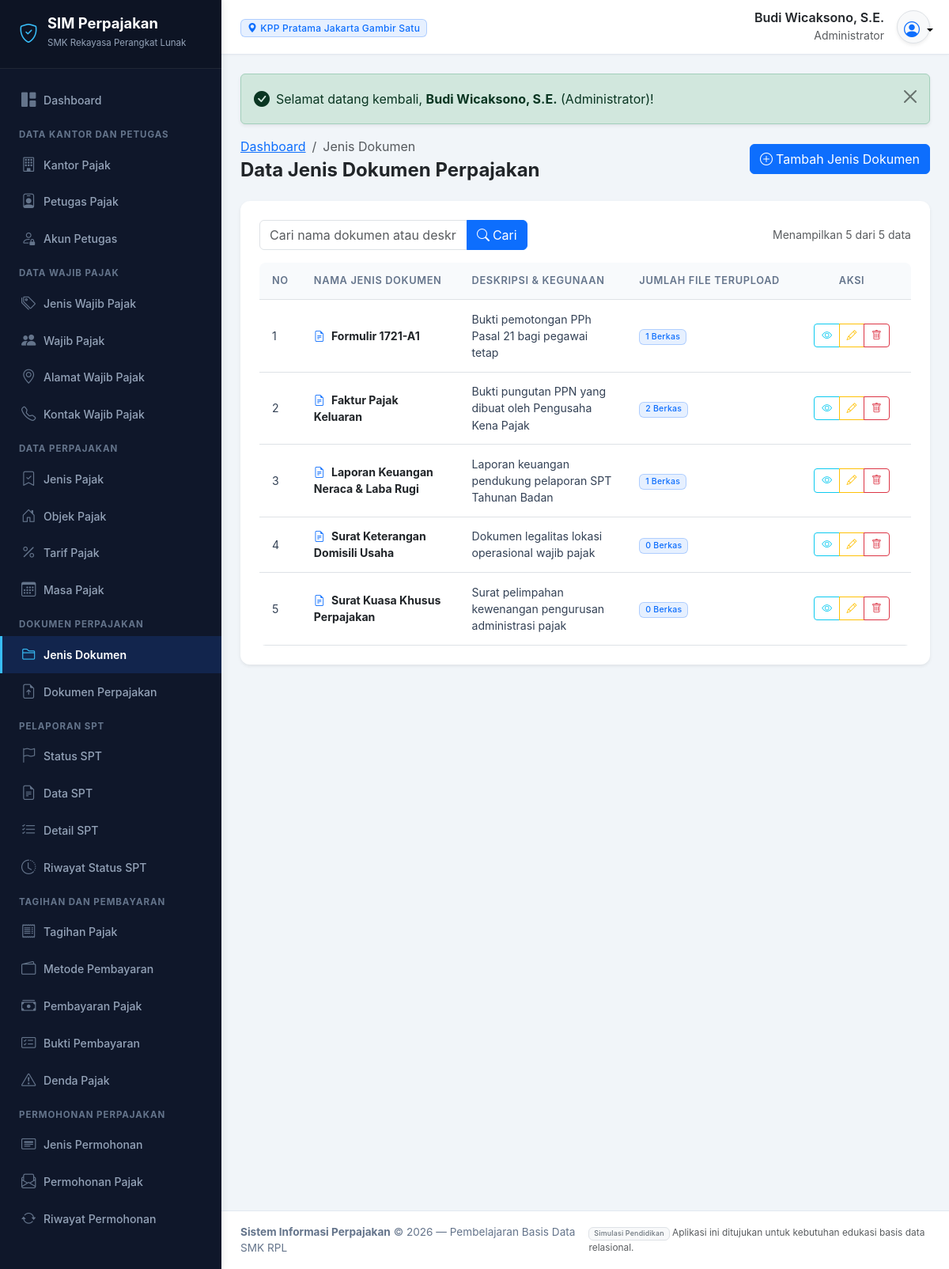
The app's page /modules/jenis_dokumen/index.php (signed in) with its own data.
### tables this page shows
CREATE TABLE `akun_petugas` (
  `id_akun` INT AUTO_INCREMENT PRIMARY KEY,
  `id_petugas` INT NOT NULL UNIQUE,
  `nama_pengguna` VARCHAR(50) NOT NULL UNIQUE,
  `kata_sandi` VARCHAR(255) NOT NULL,
  `peran` VARCHAR(50) NOT NULL,
  `status_akun` ENUM('Aktif', 'Nonaktif') DEFAULT 'Aktif',
  `terakhir_masuk` DATETIME NULL,
  `created_at` TIMESTAMP DEFAULT CURRENT_TIMESTAMP,
  CONSTRAINT `fk_akun_petugas` FOREIGN KEY (`id_petugas`) 
    REFERENCES `petugas_pajak` (`id_petugas`) ON UPDATE CASCADE ON DELETE CASCADE
);

CREATE TABLE `kantor_pajak` (
  `id_kantor` INT AUTO_INCREMENT PRIMARY KEY,
  `kode_kantor` VARCHAR(20) NOT NULL UNIQUE,
  `nama_kantor` VARCHAR(150) NOT NULL,
  `alamat` TEXT NOT NULL,
  `kota` VARCHAR(100) NOT NULL,
  `nomor_telepon` VARCHAR(30) NOT NULL,
  `email` VARCHAR(100) NOT NULL,
  `created_at` TIMESTAMP DEFAULT CURRENT_TIMESTAMP
);

CREATE TABLE `petugas_pajak` (
  `id_petugas` INT AUTO_INCREMENT PRIMARY KEY,
  `id_kantor` INT NOT NULL,
  `nama_petugas` VARCHAR(150) NOT NULL,
  `nomor_identitas` VARCHAR(50) NOT NULL UNIQUE,
  `jabatan` VARCHAR(100) NOT NULL,
  `nomor_telepon` VARCHAR(30) NOT NULL,
  `email` VARCHAR(100) NOT NULL,
  `status` ENUM('Aktif', 'Nonaktif') DEFAULT 'Aktif',
  `created_at` TIMESTAMP DEFAULT CURRENT_TIMESTAMP,
  CONSTRAINT `fk_petugas_kantor` FOREIGN KEY (`id_kantor`) 
    REFERENCES `kantor_pajak` (`id_kantor`) ON UPDATE CASCADE ON DELETE RESTRICT
);

CREATE TABLE `jenis_dokumen` (
  `id_jenis_dokumen` INT AUTO_INCREMENT PRIMARY KEY,
  `nama_dokumen` VARCHAR(150) NOT NULL UNIQUE,
  `deskripsi` TEXT NULL
);

### modules/jenis_dokumen/index.php (the view, shortened to what this page needs)
<?php
require_once __DIR__ . '/../../includes/header.php';
$cari = bersihkan($_GET['cari'] ?? '');
$halaman = max(1, (int)($_GET['halaman'] ?? 1));
$limit = 10;
$offset = ($halaman - 1) * $limit;
$where = '';
$params = [];
$total_data = ambil_satu("SELECT COUNT(*) as total FROM jenis_dokumen $where", $params)['total'];
$query = "
    SELECT jd.*, COUNT(d.id_dokumen) as total_dokumen
    FROM jenis_dokumen jd
    LEFT JOIN dokumen_perpajakan d ON jd.id_jenis_dokumen = d.id_jenis_dokumen
    $where
    GROUP BY jd.id_jenis_dokumen
    ORDER BY jd.id_jenis_dokumen ASC
    LIMIT $limit OFFSET $offset
";
$data_list = ambil_semua($query, $params);
?>
<div class="d-flex flex-column flex-md-row justify-content-between align-items-md-center mb-4 gap-2">
    <div>
        <nav aria-label="breadcrumb">
            <ol class="breadcrumb mb-1">
                <li class="breadcrumb-item"><a href="<?= base_url('dashboard.php') ?>">Dashboard</a></li>
                <li class="breadcrumb-item active" aria-current="page">Jenis Dokumen</li>
            </ol>
        </nav>
        <h4 class="fw-bold mb-0 text-dark">Data Jenis Dokumen Perpajakan</h4>
    </div>
    <div>
        <a href="tambah.php" class="btn btn-primary">
            <i class="bi bi-plus-circle me-1"></i>Tambah Jenis Dokumen
        </a>
    </div>
</div>
<div class="card border-0 shadow-sm">
    <div class="card-body p-3 p-md-4">
        <form method="GET" class="row g-2 mb-3">
            <div class="col-12 col-md-5">
                <div class="input-group">
                    <input type="text" name="cari" class="form-control" placeholder="Cari nama dokumen atau deskripsi..." value="<?= escape($cari) ?>">
                    <button class="btn btn-primary" type="submit"><i class="bi bi-search me-1"></i>Cari</button>
                </div>
            </div>
            <div class="col-12 col-md-7 text-md-end text-muted small d-flex align-items-center justify-content-md-end">
                Menampilkan <?= count($data_list) ?> dari <?= $total_data ?> data
            </div>
        </form>
        <div class="table-responsive">
            <table class="table table-hover align-middle mb-0">
                <thead>
                    <tr>
                        <th style="width: 50px;">No</th>
                        <th>Nama Jenis Dokumen</th>
                        <th>Deskripsi &amp; Kegunaan</th>
                        <th>Jumlah File Terupload</th>
                        <th style="width: 150px;" class="text-center">Aksi</th>
                    </tr>
                </thead>
                <tbody>
                    <?php if (empty($data_list)): ?>
                        <tr><td colspan="5" class="text-center py-4 text-muted">Tidak ada data jenis dokumen.</td></tr>
                    <?php else: ?>
                        <?php $no = $offset + 1; foreach ($data_list as $row): ?>
                            <tr>
                                <td><?= $no++ ?></td>
                                <td>
                                    <div class="fw-bold text-dark"><i class="bi bi-file-earmark-text me-2 text-primary"></i><?= escape($row['nama_dokumen']) ?></div>
                                </td>
                                <td><?= escape($row['deskripsi']) ?></td>
                                <td>
                                    <span class="badge bg-primary bg-opacity-10 text-primary border border-primary border-opacity-25">
                                        <?= (int)$row['total_dokumen'] ?> Berkas
                                    </span>
                                </td>
                                <td class="text-center">
                                    <div class="btn-group btn-action-group" role="group">
                                        <a href="detail.php?id=<?= $row['id_jenis_dokumen'] ?>" class="btn btn-sm btn-outline-info"><i class="bi bi-eye"></i></a>
                                        <a href="edit.php?id=<?= $row['id_jenis_dokumen'] ?>" class="btn btn-sm btn-outline-warning"><i class="bi bi-pencil"></i></a>
                                        <a href="#" class="btn btn-sm btn-outline-danger" onclick="return konfirmasiHapus('hapus.php?id=<?= $row['id_jenis_dokumen'] ?>&csrf_token=<?= csrf_token() ?>', 'Hapus jenis dokumen <strong><?= escape($row['nama_dokumen']) ?></strong>?');"><i class="bi bi-trash"></i></a>
                                    </div>
                                </td>
                            </tr>
                        <?php endforeach; ?>
                    <?php endif; ?>
                </tbody>
            </table>
        </div>
    </div>
</div>
<?php require_once __DIR__ . '/../../includes/footer.php'; ?>

### includes/header.php (shortened to what this page needs)
<?php
require_once __DIR__ . '/fungsi.php';
$user_aktif = pengguna_login();
$nama_user = $user_aktif['nama_petugas'] ?? $_SESSION['nama_pengguna'] ?? 'Petugas';
$peran_user = $user_aktif['peran'] ?? 'Petugas Pajak';
$kantor_user = $user_aktif['nama_kantor'] ?? 'Kantor Pajak';
?>
<!DOCTYPE html>
<html lang="id">
<head>
    <link rel="stylesheet" href="<?= base_url('assets/css/bootstrap.min.css') ?>">
    <link rel="stylesheet" href="<?= base_url('assets/css/bootstrap-icons.min.css') ?>">
    <link rel="stylesheet" href="<?= base_url('assets/css/style.css') ?>">
    <link rel="stylesheet" href="https://cdn.jsdelivr.net/npm/bootstrap-icons@1.11.3/font/bootstrap-icons.min.css" onerror="this.onerror=null;">
</head>
<body>
<div class="app-wrapper">
    <?php require_once __DIR__ . '/sidebar.php'; ?>
    <div class="app-content">
        <header class="app-header">
            <div class="d-flex align-items-center">
                <div class="d-none d-sm-block">
                    <span class="badge bg-primary bg-opacity-10 text-primary border border-primary border-opacity-25 px-2 py-1">
                        <i class="bi bi-geo-alt-fill me-1"></i><?= escape($kantor_user) ?>
                    </span>
                </div>
            </div>
            <div class="d-flex align-items-center gap-3">
                <div class="text-end d-none d-md-block">
                    <div class="fw-semibold text-dark lh-sm"><?= escape($nama_user) ?></div>
                    <small class="text-muted"><?= escape($peran_user) ?></small>
                </div>
                <div class="dropdown">
                    <button class="btn btn-light rounded-circle p-2 border shadow-sm dropdown-toggle" type="button" id="userDropdown" data-bs-toggle="dropdown" aria-expanded="false" style="width: 42px; height: 42px;">
                        <i class="bi bi-person-circle fs-5 text-primary"></i>
                    </button>
                </div>
            </div>
        </header>
        <main class="p-3 p-md-4 flex-grow-1">

### assets/css/style.css (style rules this page uses)
:root { --primary-color: #1e3a8a; --primary-light: #3b82f6; --primary-dark: #0f172a; --secondary-color: #0d9488; --accent-gold: #f59e0b; --bg-main: #f1f5f9; --sidebar-bg: #0f172a; --sidebar-hover: #1e293b; --sidebar-active: #2563eb; --card-border: #e2e8f0; }
body { background-color: var(--bg-main); font-family: -apple-system, BlinkMacSystemFont, "Segoe UI", Roboto, "Helvetica Neue", Arial, sans-serif; color: #334155; min-height: 100vh; display: flex; flex-direction: column; }
.app-wrapper { display: flex; min-height: 100vh; width: 100%; }
.app-content { flex-grow: 1; display: flex; flex-direction: column; min-width: 0; background-color: var(--bg-main); }
.app-header { background-color: #ffffff; border-bottom: 1px solid #e2e8f0; padding: 0.75rem 1.5rem; display: flex; align-items: center; justify-content: space-between; box-shadow: 0 1px 3px rgba(0,0,0,0.03); position: sticky; top: 0; z-index: 1010; }
.card { border: 1px solid var(--card-border); border-radius: 0.75rem; box-shadow: 0 1px 3px rgba(0,0,0,0.05); background: #ffffff; }
.table-responsive { border-radius: 0.5rem; }
.table th { font-size: 0.8rem; text-transform: uppercase; letter-spacing: 0.05em; font-weight: 600; color: #64748b; background-color: #f8fafc; border-top: none; white-space: nowrap; padding: 0.85rem 1rem; }
.table td { padding: 0.85rem 1rem; vertical-align: middle; font-size: 0.88rem; color: #334155; }
.badge { font-weight: 500; letter-spacing: 0.02em; }
.btn-action-group .btn { padding: 0.28rem 0.55rem; font-size: 0.8rem; }

### records on screen
akun_petugas: kantor_pajak.nama_kantor "KPP Pratama Jakarta Gambir Satu", id_petugas.nama_petugas "Budi Wicaksono, S.E.", peran "Administrator"
jenis_dokumen: nama_dokumen "Formulir 1721-A1", deskripsi "Bukti pemotongan PPh Pasal 21 bagi pegawai tetap", total_dokumen "1"
jenis_dokumen: nama_dokumen "Faktur Pajak Keluaran", deskripsi "Bukti pungutan PPN yang dibuat oleh Pengusaha Kena Pajak", total_dokumen "2"
jenis_dokumen: nama_dokumen "Laporan Keuangan Neraca & Laba Rugi", deskripsi "Laporan keuangan pendukung pelaporan SPT Tahunan Badan", total_dokumen "1"
jenis_dokumen: nama_dokumen "Surat Keterangan Domisili Usaha", deskripsi "Dokumen legalitas lokasi operasional wajib pajak", total_dokumen "0"
jenis_dokumen: nama_dokumen "Surat Kuasa Khusus Perpajakan", deskripsi "Surat pelimpahan kewenangan pengurusan administrasi pajak", total_dokumen "0"

### other values on screen
$flash['pesan'] "Selamat datang kembali, Budi Wicaksono, S.E. (Administrator)!"
count($data_list) "5"
$total_data "5"
